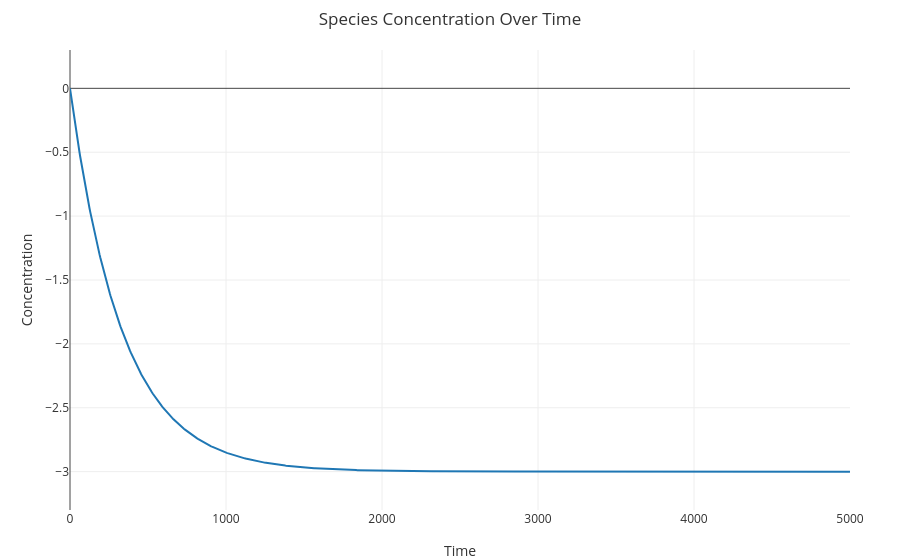

Notebook code for this chart:
### Code cell
%reset
directive simulation { 
  final=5000; 
  plots=[res ];
}
directive simulator deterministic
directive parameters [ k = 0.003; u = 0.1 ]

directive rates [
	res = [c0]-[c1];
]	

| 1 A0
| 2 A1
| 3 B0
| 5 B1
| 0 c0
| 0 c1
| 0 c
%invoke ADD(A0,A1,B0,B1):(c0,c1)

### Figure 1 — Plotly figure (JSON) as saved in the notebook; plotly's stock layout.template omitted (floating-point values rounded to 4 significant figures; data arrays with more than 128 entries replaced by an {"elided": "..."} marker saying what was removed)
{"data": [{"line": {"width": 2}, "mode": "lines", "name": "[res]", "x": {"elided": "1001 int values"}, "y": {"elided": "1001 float values"}}], "layout": {"font": {"color": "#333"}, "hovermode": "x unified", "legend": {"bgcolor": "rgba(0,0,0,0)", "x": 1, "xanchor": "right", "y": 1, "yanchor": "top"}, "margin": {"b": 50, "l": 70, "r": 50, "t": 50}, "paper_bgcolor": "rgba(0,0,0,0)", "plot_bgcolor": "rgba(0,0,0,0)", "title": "Species Concentration Over Time", "xaxis": {"range": [0, 5000], "showgrid": true, "title": "Time"}, "yaxis": {"range": [-3.3, 0.3], "showgrid": true, "title": "Concentration"}}}
